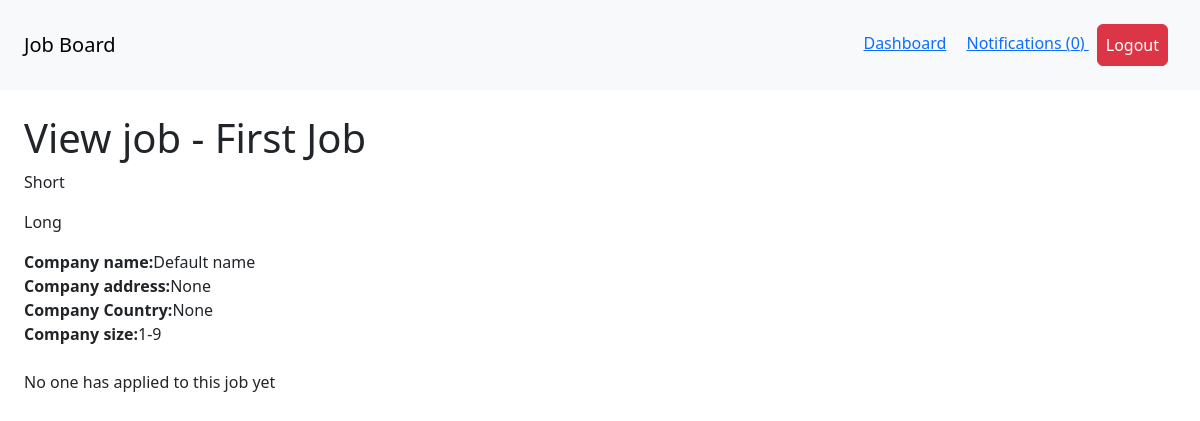
The app's page /dashboard/job/3/ (signed in), older data.
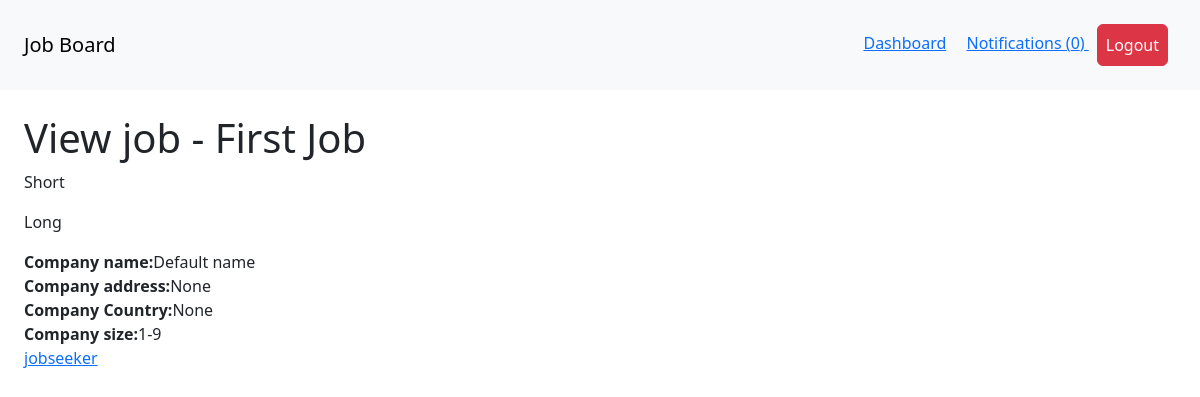
The same page, newer data.
### job/models.py (models this page shows)
class Application(models.Model):
  job=models.ForeignKey(Job, related_name='applications', on_delete=models.CASCADE)
  content = models.TextField()
  experience = models.TextField()
  created_by = models.ForeignKey(User, related_name='applications', on_delete=models.CASCADE)
  created_at = models.DateTimeField(auto_now_add=True)

### userprofile/views.py (the view)
# urls.py: path('job/<int:job_id>/', view_dashboard_job, name ='view_dashboard_job'),
@login_required
def view_dashboard_job(request, job_id):
  job=get_object_or_404(Job, pk=job_id, created_by = request.user)
  return render(request, 'userprofile/view_dashboard_job.html', {
    'job':job
  })

### notification/context_processors.py (called while the page is built)
def notifications(request):
  if request.user.is_authenticated:
    return {'notifications': request.user.notifications.filter(is_read=False)}
  else:
    return {'notifications': []}

### userprofile/templates/userprofile/view_dashboard_job.html
{%extends 'core/base.html'%}
{%block content%}
      <h1 class="title">View job - {{job.title}} </h1>
      <p>{{job.short_description}}</p>
      <p>{{job.long_description}}</p>
      <b>Company name:</b>{{job.company_name}}<br>
      <b>Company address:</b>{{job.company_address}}<br>
      <b>Company Country:</b>{{job.company_country}}<br>
      <b>Company size:</b>{{job.get_company_size_display}}<br>
      {%for application in job.applications.all%}
      <div class="application">
        <a href="{%url 'view_application' application.id%}">{{application.created_by.username}}</a>
      </div>
      {%empty%}
      <p class="mt-4">No one has applied to this job yet</p>
      {%endfor%}
{%endblock%}

Row changes from the older to the newer data that the page shows:
added Application: created_by.username "jobseeker"
Text that changed along with them:
text no longer shown: "No one has applied to this job yet"
